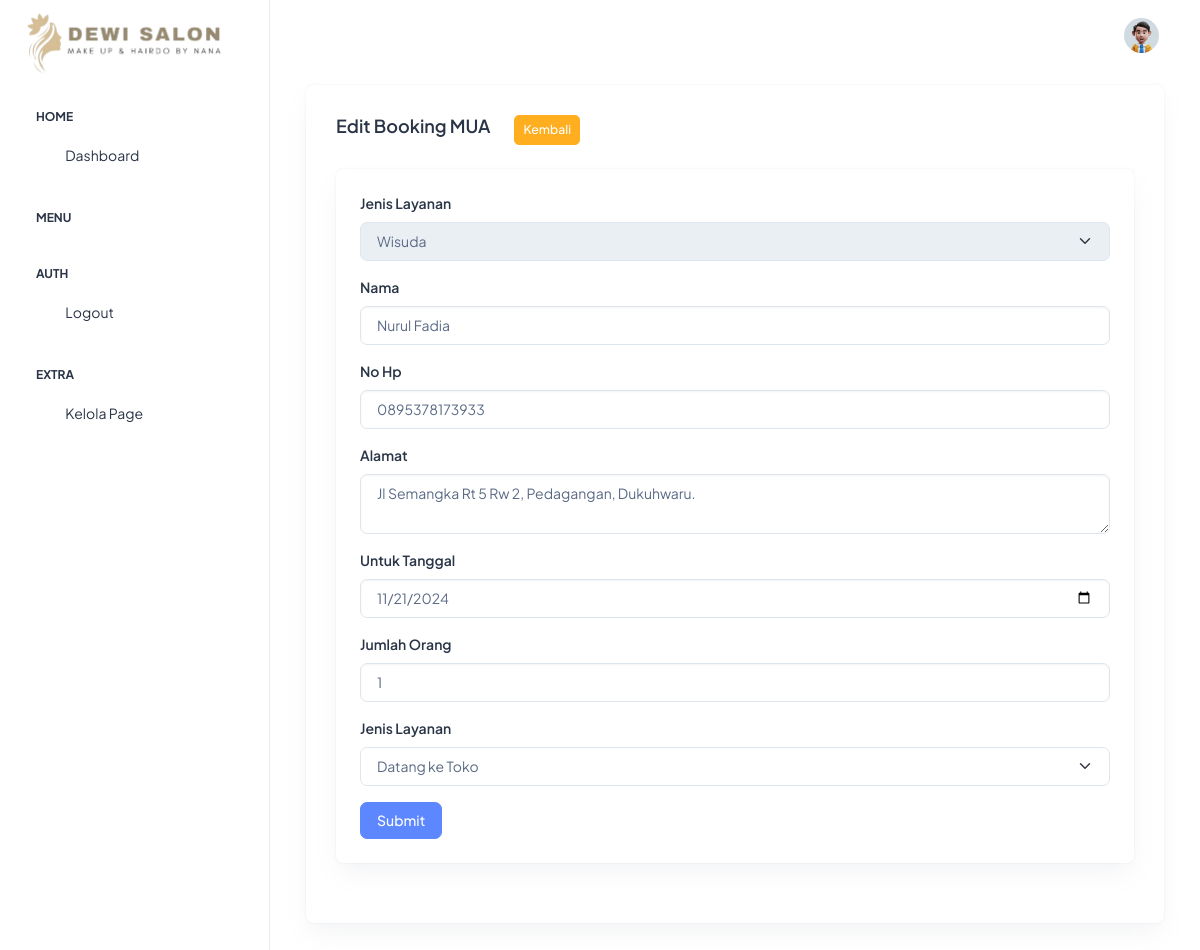
/mua/booking_edit/4, run on the app's committed database.
### tables this page shows
CREATE TABLE `booking_mua` (
  `id` int(11) NOT NULL,
  `id_mua` int(4) NOT NULL,
  `id_pelayanan` int(4) NOT NULL,
  `id_akun` int(11) NOT NULL,
  `nama` varchar(35) NOT NULL,
  `no_hp` varchar(13) NOT NULL,
  `alamat` text NOT NULL,
  `untuk_tgl` date NOT NULL,
  `jml_orang` int(3) NOT NULL,
  `tgl_booking` date NOT NULL DEFAULT current_timestamp(),
  `total` int(11) NOT NULL,
  `status` enum('Menunggu','Batal','Selesai') NOT NULL DEFAULT 'Menunggu'
);

CREATE TABLE `mua` (
  `id` int(4) NOT NULL,
  `kategori_mua` varchar(40) NOT NULL,
  `harga` int(11) NOT NULL,
  `deskripsi` text NOT NULL
);

CREATE TABLE `pelayanan` (
  `id` int(4) NOT NULL,
  `pelayanan` varchar(40) NOT NULL,
  `harga_layanan` int(11) NOT NULL,
  `deskripsi` text NOT NULL
);

### application/controllers/MUA.php (called while the page is built, shortened)
<?php
class MUA extends CI_Controller
{
    public function booking_edit($id)
    {
        $data = [
            'mua' => $this->mua->get_mua(),
            'pelayanan' => $this->pelayanan->get_pelayanan(),
            'booking' => $this->mua->get_booking_by_id($id)
        ];
        $this->load->view('admin/layout/header', $data);
        $this->load->view('admin/mua/booking/edit');
        $this->load->view('admin/layout/footer');
    }
}

### index.php (called while the page is built, shortened)
<?php
require_once BASEPATH.'core/CodeIgniter.php';

### application/models/MUA_model.php (called while the page is built, shortened)
<?php
class MUA_model extends CI_Model
{
    public function get_mua()
    {
        $result = $this->db->select('*')
            ->from('mua')
            ->get()
            ->result();
        return $result;
    }
    public function get_booking_by_id($id)
    {
        $result = $this->db->select('booking_mua.*, akun.username, akun.email, pelayanan.pelayanan, pelayanan.harga_layanan, mua.kategori_mua, mua.harga')
            ->from('booking_mua')
            ->join('akun', 'booking_mua.id_akun = akun.id')
            ->join('pelayanan', 'booking_mua.id_pelayanan = pelayanan.id')
            ->join('mua', 'booking_mua.id_mua = mua.id')
            ->where('booking_mua.id', $id)
            ->order_by('booking_mua.id', 'desc')
            ->get()
            ->row();
        return $result;
    }
}

### application/models/Pelayanan_model.php (called while the page is built, shortened)
<?php
class Pelayanan_model extends CI_Model
{
    public function get_pelayanan()
    {
        $result = $this->db->select('*')
            ->from('pelayanan')
            ->get()
            ->result();
        return $result;
    }
}

### application/views/admin/mua/booking/edit.php (the view, shortened to what this page needs)
<div class="container-fluid">
    <div class="card">
        <div class="card-body">
            <div class="d-flex mb-4">
                <h5 class="card-title fw-semibold">Edit Booking MUA</h5>
                <a href="<?= base_url('mua/booking') ?>" class="btn btn-sm btn-warning ms-4">Kembali</a>
            </div>
            <div class="card">
                <div class="card-body p-4">
                    <form action="<?= base_url('mua/proses_booking_edit/' . $booking->id) ?>" method="post">
                        <div class="mb-3">
                            <label class="form-label">Jenis Layanan</label>
                            <select class="form-select" disabled>
                                <?php foreach ($mua as $row) : ?>
                                    <option value="<?= $row->id ?>" <?= $row->id == $booking->id_mua ? 'selected' : '' ?>><?= $row->kategori_mua ?></option>
                                <?php endforeach ?>
                            </select>
                        </div>
                        <div class="mb-3">
                            <label class="form-label">Nama</label>
                            <input type="text" class="form-control" name="nama" value="<?= $booking->nama ?>" required>
                        </div>
                        <div class="mb-3">
                            <label class="form-label">No Hp</label>
                            <input type="text" class="form-control" name="no_hp" value="<?= $booking->no_hp ?>" required>
                        </div>
                        <div class="mb-3">
                            <label class="form-label">Alamat</label>
                            <textarea type="text" class="form-control" name="alamat" required><?= $booking->alamat ?></textarea>
                        </div>
                        <div class="mb-3">
                            <label class="form-label">Untuk Tanggal</label>
                            <input type="date" class="form-control" name="untuk_tgl" value="<?= $booking->untuk_tgl ?>" required>
                        </div>
                        <div class="mb-3">
                            <label class="form-label">Jumlah Orang</label>
                            <input type="number" class="form-control" name="jml_orang" value="<?= $booking->jml_orang ?>" required>
                        </div>
                        <div class="mb-3">
                            <label class="form-label">Jenis Layanan</label>
                            <select class="form-select" name="layanan" required>
                                <?php foreach ($pelayanan as $row) : ?>
                                    <option value="<?= $row->id ?>" <?= $row->id == $booking->id_pelayanan ? 'selected' : '' ?>><?= $row->pelayanan ?></option>
                                <?php endforeach ?>
                            </select>
                        </div>
                        <button type="submit" class="btn btn-primary">Submit</button>
                    </form>
                </div>
            </div>
        </div>
    </div>
</div>

### data on the page
booking_mua: id_mua.kategori_mua "Wisuda", nama "Nurul Fadia", no_hp "0895378173933", alamat "Jl Semangka Rt 5 Rw 2, Pedagangan, Dukuhwaru.", untuk_tgl "11/21/2024", jml_orang "1", layanan "Datang ke Toko"
